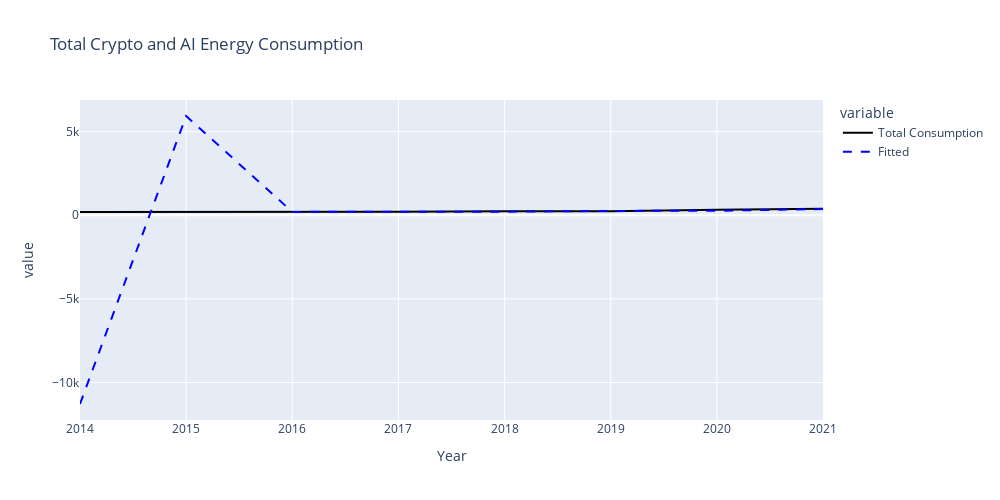

This figure's notebook cell:
### Code cell
# Plotting the dataset with the Fitted Values from ARIMA to compare with the Real Values
fig = px.line(comp_arima, x= 'Year', y=['Total Consumption','Fitted'], color_discrete_sequence=['black', 'blue'], title="Total Crypto and AI Energy Consumption", height=500, width=1000)
# Loop through traces and set dash for 'Fitted'
for trace in fig.data:
    if trace.name == 'Fitted':
        trace.line.dash = 'dash'  # options: dash, dot, dashdot, etc.
fig.show()

### Figure 1 — Plotly figure (JSON) as saved in the notebook; plotly's stock layout.template omitted (floating-point values rounded to 4 significant figures)
{"data": [{"hovertemplate": "variable=Total Consumption<br>Year=%{x}<br>value=%{y}<extra></extra>", "legendgroup": "Total Consumption", "line": {"color": "black", "dash": "solid"}, "marker": {"symbol": "circle"}, "mode": "lines", "name": "Total Consumption", "orientation": "v", "showlegend": true, "type": "scatter", "x": [2014, 2015, 2016, 2017, 2018, 2019, 2020, 2021], "xaxis": "x", "y": [198.7, 194.6, 200.7, 207.9, 241.4, 246.7, 336.0, 389.1], "yaxis": "y"}, {"hovertemplate": "variable=Fitted<br>Year=%{x}<br>value=%{y}<extra></extra>", "legendgroup": "Fitted", "line": {"color": "blue", "dash": "dash"}, "marker": {"symbol": "circle"}, "mode": "lines", "name": "Fitted", "orientation": "v", "showlegend": true, "type": "scatter", "x": [2014, 2015, 2016, 2017, 2018, 2019, 2020, 2021], "xaxis": "x", "y": [-11290.0, 5936.0, 200.7, 200.7, 214.5, 259.0, 268.9, 374.6], "yaxis": "y"}], "layout": {"height": 500, "legend": {"title": {"text": "variable"}, "tracegroupgap": 0}, "title": {"text": "Total Crypto and AI Energy Consumption"}, "width": 1000, "xaxis": {"anchor": "y", "domain": [0, 1], "title": {"text": "Year"}}, "yaxis": {"anchor": "x", "domain": [0, 1], "title": {"text": "value"}}}}
